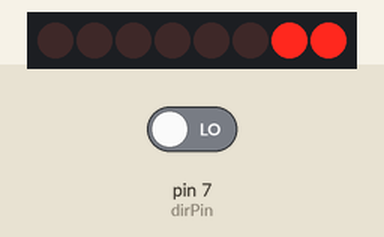
Bench run of a sketch on a simulated Arduino Uno, built with avr-gcc and run on an emulated ATmega328P. On the bench: 8 shift-register outputs drawn as a row of LEDs (first output left, lit = HIGH). Wiring (inferred from the names in the program): shift register (74HC595): data pin 11; shift clock pin 12; latch pin 8. Wiring (inferred from the signals the program sends): row of LEDs: on Q0, Q1, Q2, Q3, Q4, Q5, Q6, Q7. Inputs (shaded band) come from the test bench; at power-on: pin 7 (dirPin) LOW.

Above: at 1.2 s.
1.3 s: pin 7 (dirPin) driven HIGH
At 3.3 s:
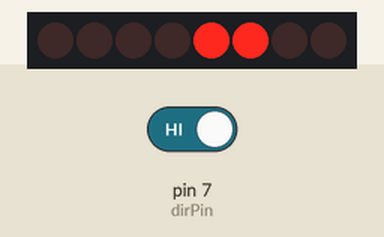
At 4.03 s:
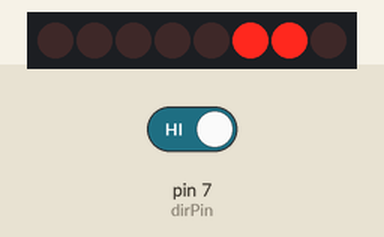
4.3 s: pin 7 (dirPin) driven LOW
At 7.55 s:
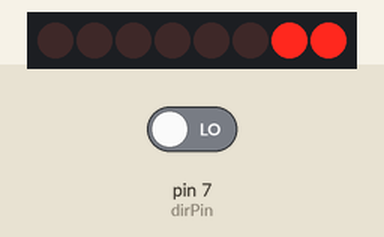
Timing chart, 0 to 12.1 s (numbered marks = the images above; inputs shaded):
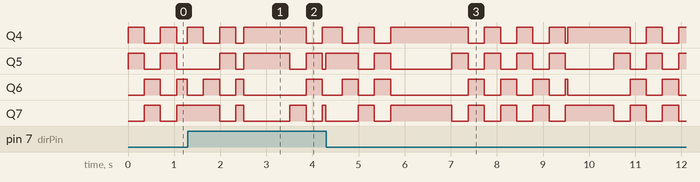

The sketch:

Stepp_Unipol.ino
```cpp
//**************************************************************//
//  Name    : shiftOutCode, Hello World
//  Author  : Carlyn Maw,Tom Igoe, David A. Mellis
//  Date    : 25 Oct, 2006
//  Modified: 23 Mar 2010
//  Version : 2.0
//  Notes   : Code for using a 74HC595 Shift Register           //
//          : to count from 0 to 255
//****************************************************************

//Pin connected to ST_CP of 74HC595
int latchPin = 8;
//Pin connected to SH_CP of 74HC595
int clockPin = 12;
////Pin connected to DS of 74HC595
int dataPin = 11;
int dirPin = 7;
int pattern[4];

int dir = 0;

void setup() {
  //set pins to output so you can control the shift register
  pinMode(latchPin, OUTPUT);
  pinMode(clockPin, OUTPUT);
  pinMode(dataPin, OUTPUT);
  pinMode(dirPin, INPUT);
  pattern[0] = 0b0011;
  pattern[1] = 0b0110;
  pattern[2] = 0b1100;
  pattern[3] = 0b1001;

}

void loop() {
  // count from 0 to 255 and display the number
  // on the LEDs
  for(int i = 0 ; i <25 ; i++){
    for (int numberToDisplay = 0; numberToDisplay < 4; numberToDisplay++) {
      // take the latchPin low so
      // the LEDs don't change while you're sending in bits:
      digitalWrite(latchPin, LOW);
      // shift out the bits:
      dir = digitalRead(dirPin);
      if( dir){
          shiftOut(dataPin, clockPin, MSBFIRST, pattern[3-numberToDisplay]<<4);
      }else{
          shiftOut(dataPin, clockPin, MSBFIRST, pattern[numberToDisplay]<<4);
      }

      //take the latch pin high so the LEDs will light up:
      digitalWrite(latchPin, HIGH);
      // pause before next value:
      delay(25);
    }
  }
    delay(1000);
}
```
